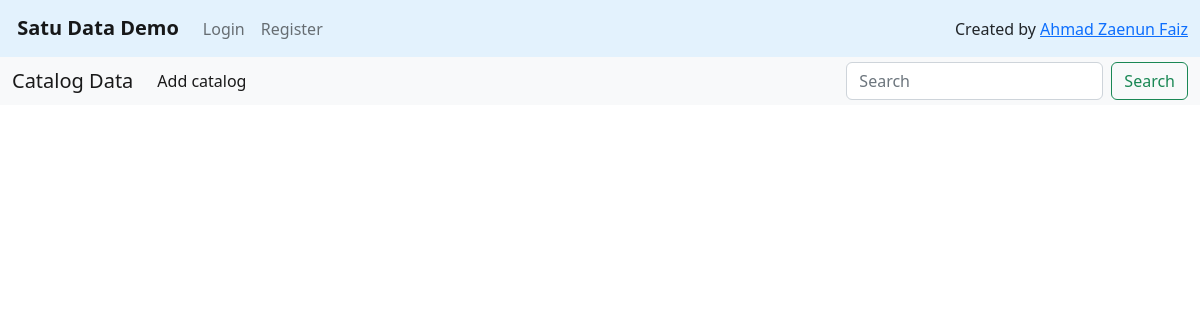
The app's page /catalog/, older data.
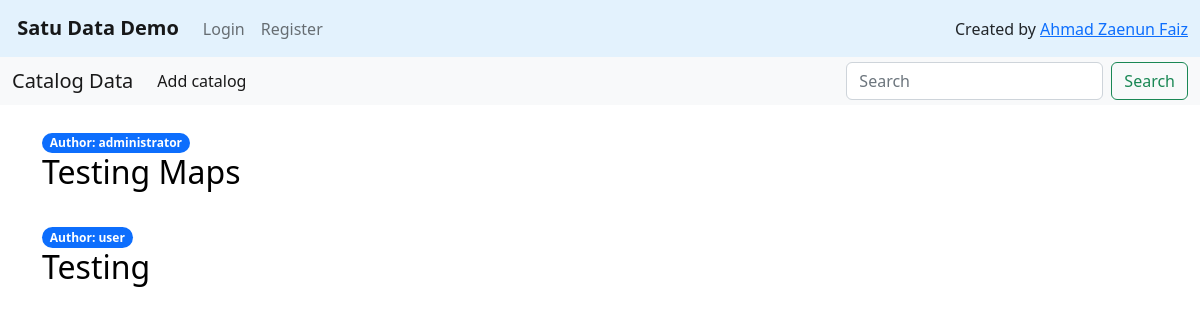
The same page, newer data.
### operation/models.py (models this page shows, shortened)
class Catalog(models.Model):
    title = models.CharField(max_length=200, blank=False)
    url = models.URLField(max_length=200, unique=True, blank=False)
    description = models.TextField(blank=False)
    slug = models.SlugField(max_length=100, unique=True)
    published = models.DateTimeField(auto_now_add=True)
    author = models.ForeignKey(User, on_delete=models.CASCADE)

### operation/views.py (the view)
# urls.py: path('catalog/', catalog, name='catalog_list'),
def catalog(request):
    catalog = Catalog.objects.all().order_by('-published')
    return render(request, 'catalog.html', {'catalog_list': catalog})

### operation/templates/catalog.html (shortened to what this page needs)
{% extends 'base.html' %}
{% block body %}
{% include 'navbar_catalog.html' %}
<div class="container mt-4">
  {% for catalog in catalog_list %}
  <span class="badge rounded-pill bg-primary">Author: {{catalog.author}}</span>
  <h2><a class="link-style" href="#">{{catalog.title}}</a></h2>
  <br>
  {% endfor %}
</div>
{% endblock %}

### operation/templates/base.html (shortened to what this page needs)
<!DOCTYPE html>
<html lang="en">
  <head>
    <link href="https://cdn.jsdelivr.net/npm/bootstrap@5.2.0/dist/css/bootstrap.min.css" rel="stylesheet">
    {%include 'navbar.html'%}
  </head>
  <body>
    {%block body%}{%endblock%}
  </body>
</html>

### operation/templates/navbar.html (shortened to what this page needs)
<nav class="navbar navbar-expand-lg navbar-light" style="background-color: #e3f2fd;">
    <div class="container-fluid">
      <a class="navbar-brand" href="{% url 'catalog_list' %}">
        <b>Satu Data Demo</b>
      </a>
      <div class="collapse navbar-collapse" id="navbarSupportedContent">
        <ul class="navbar-nav me-auto mb-2 mb-lg-0">
          {% if request.user.is_authenticated %}
          <li class="nav-item mx-5">
            <a class="nav-link disabled">Welcome, {{request.user.username}}</a>
          </li>
          <li class="nav-item">
            <a class="nav-link active" aria-current="page" href="{% url 'catalog_list' %}">Catalog Data</a>
          </li>
          <li class="nav-item">
            <a class="nav-link" href="#">Product Data</a>
          </li>
          <li class="nav-item">
            <a class="nav-link" href="#">Documentation</a>
          </li>
          <li class="nav-item dropdown">
            <a class="nav-link dropdown-toggle" href="#" role="button" data-bs-toggle="dropdown" aria-expanded="false">
              Profile
            </a>
            <ul class="dropdown-menu">
              <li><a class="dropdown-item" href="#">Change Password</a></li>
              <li><a class="dropdown-item" href="{% url 'logout' %}">Logout</a></li>
            </ul>
          </li>
          {% else %}
          <li class="nav-item">
            <a class="nav-link" href="{% url 'login' %}">Login</a>
          </li>
          <li class="nav-item">
            <a class="nav-link" href="">Register</a>
          </li>
          {% endif %}
        </ul>
      </div>
      <div>
        Created by <a href="https://www.linkedin.com/in/ahmad-zaenun-faiz/">Ahmad Zaenun Faiz</a>
      </div>
    </div>
  </nav>

### operation/templates/navbar_catalog.html (shortened to what this page needs)
<nav class="navbar navbar-expand-lg navbar-light bg-light py-1">
    <div class="container-fluid">
      <a class="navbar-brand" href="#">Catalog Data</a>
      <div class="collapse navbar-collapse" id="navbarTogglerDemo03">
        <ul class="navbar-nav me-auto mb-2 mb-lg-0">
          <li class="nav-item">
            <a class="nav-link active" aria-current="page" href="{% url 'catalog_form' %}">Add catalog</a>
          </li>
        </ul>
        <form class="d-flex">
          <input class="form-control me-2" type="search" placeholder="Search" aria-label="Search">
          <button class="btn btn-outline-success" type="submit">Search</button>
        </form>
      </div>
    </div>
  </nav>

### operation/templates/catalog.html (style rules this page uses)
.link-style { text-decoration: none; color: black; }

Row changes from the older to the newer data that the page shows:
added Catalog: author "administrator", title "Testing Maps"
added Catalog: author "user", title "Testing"
